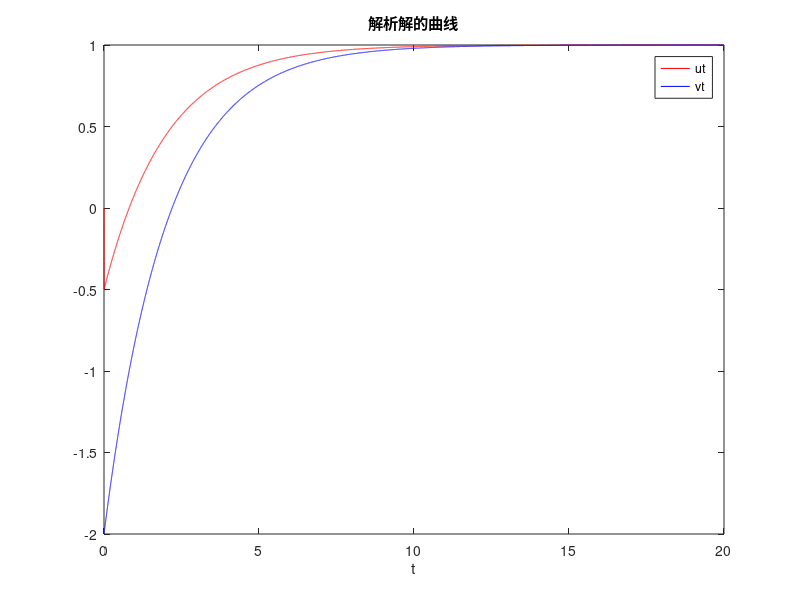
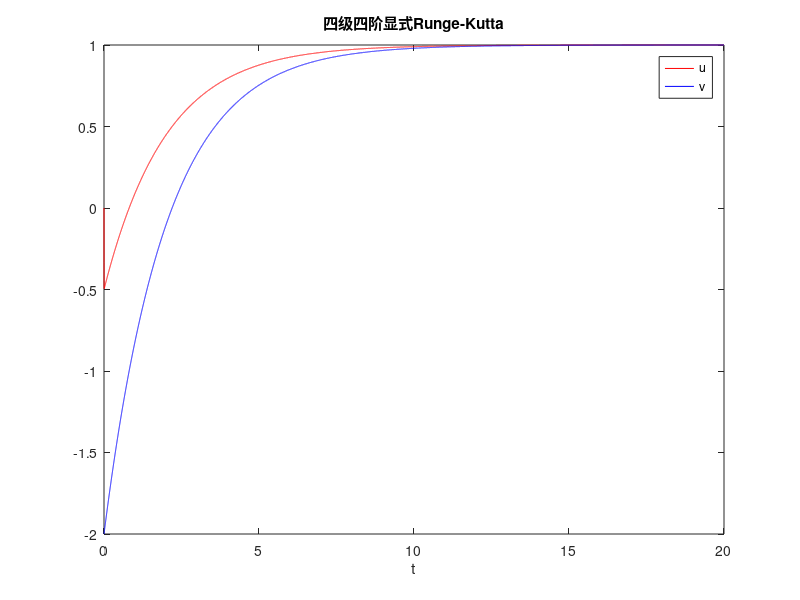
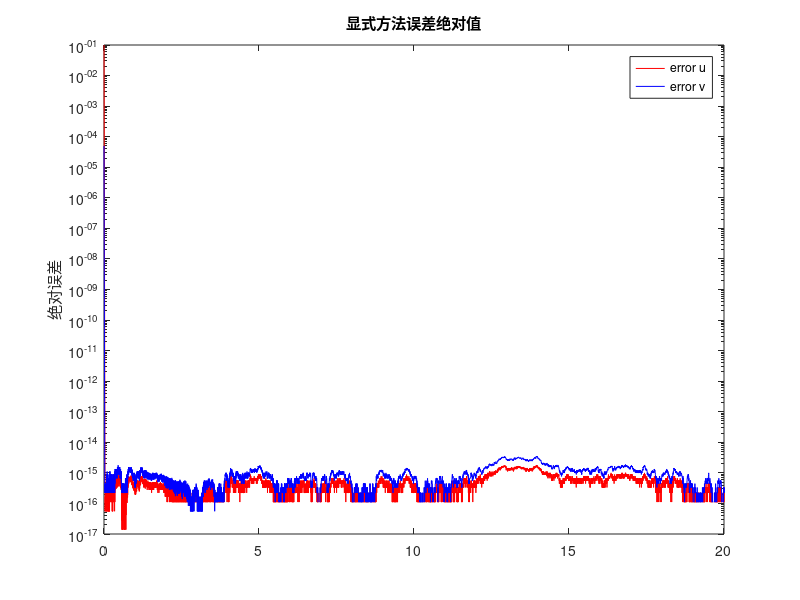

MATLAB code for these plots, in order: (Note: this script raises an error after producing the figures.)
%常微分方程数值求解
%先给出解析解的曲线
h=10^-3;
t=0:h:20;
ut=-1.499875*exp(-0.5*t)+0.499875*exp(-2000.5*t)+1;%两个方程
vt=-2.99975*exp(-0.5*t)-0.00025*exp(-2000.5*t)+1;
f=@(y) [-2000*y(1)+999.75*y(2)+1000.25;y(1)-y(2)];
figure(1)
plot(t,ut,"r",t,vt,"b")
xlabel("t")
legend("ut","vt","Location","best")
title("解析解的曲线")
%在数值解法结近似解
%显式方法
%f=[-2000u+999.75v+1000.25;u-v]
y1=zeros(2,20/h+1);
y1(:,1)=[0;-2];
for n=1:20/h
    k11=-2000*y1(1,n)+999.75*y1(2,n)+1000.25;
    k12=y1(1,n)-y1(2,n);
    k21=-2000*(y1(1,n)+0.5*h*k11)+999.75*(y1(2,n)+0.5*h*k12)+1000.25;
    k22=y1(1,n)+0.5*h*k11-y1(2,n)-0.5*h*k12;
    k31=-2000*(y1(1,n)+0.5*h*k21)+999.75*(y1(2,n)+0.5*h*k22)+1000.25;
    k32=y1(1,n)+0.5*h*k21-y1(2,n)-0.5*h*k22;
    k41=-2000*(y1(1,n)+h*k31)+999.75*(y1(2,n)+h*k32)+1000.25;
    k42=y1(1,n)+h*k31-y1(2,n)-h*k32;
    k1=[k11;k12];
    k2=[k21;k22];
    k3=[k31;k32];
    k4=[k41;k42];
    y1(:,n+1)=y1(:,n)+h/6*(k1+2*k2+2*k3+k4);
end
figure(2)
plot(0:h:20,y1(1,:),"r",0:h:20,y1(2,:),"b")
xlabel("t")
legend("u","v","Location","best")
erroru1=abs(y1(1,:)-ut);
errorv1=abs(y1(2,:)-vt);
title("四级四阶显式Runge-Kutta")
figure(3)
semilogy(0:h:20,erroru1,"r",0:h:20,errorv1,"b")
legend("error u","error v","Location","best")
title("显式方法误差绝对值")
ylabel("绝对误差")

%隐式方法
h=0.001;
m=2;
ksi=(sort(roots(polyLegendre(m))))';
a=(1+ksi)/2;
L=((1:m).^(-1))';
A=[];
for p=1:m
    A=[A;a.^(p-1)];
end
c=A\L;
AL=[];
for p=1:m
    AL=[AL,((a)'.^p)/p];
end
b=AL/(A');
y2=zeros(2,20/h+1);
y2(:,1)=[0;-2];
D=[-2000,999.75;1,-1];
for p=1:20/h
    k=(eye(2*m)-h*kron(D,b))\(kron(D,[1;1])*y2(:,p)+[1000.25;1000.25;0;0]);%解线性方程组
    y2(1,p+1)=y2(1,p)+h*(k(1:2)')*c;
    y2(2,p+1)=y2(2,p)+h*(k(3:4)')*c;
end
figure(4)
plot(0:h:20,y2(1,:),"r",0:h:20,y2(2,:),"b")
xlabel("t")
legend("u","v","Location","best")
erroru2=abs(y2(1,:)-ut(1:h/0.001:end));
errorv2=abs(y2(2,:)-vt(1:h/0.001:end));
title("二级四阶隐式Runge-Kutta")
figure(5)
semilogy(0:h:20,erroru2,"r",0:h:20,errorv2,"b")
legend("error u","error v","Location","best")
title("隐式方法误差绝对值")
ylabel("绝对误差")

function p=polyLegendre(n)%生成勒让德多项式
p=1;
for k=1:n
    p=conv(p,[1,0,-1]);
end
for k=1:n
    p=p(1:end-1).*(length(p)-1:-1:1);
end
p=p/2^n/factorial(n);
end